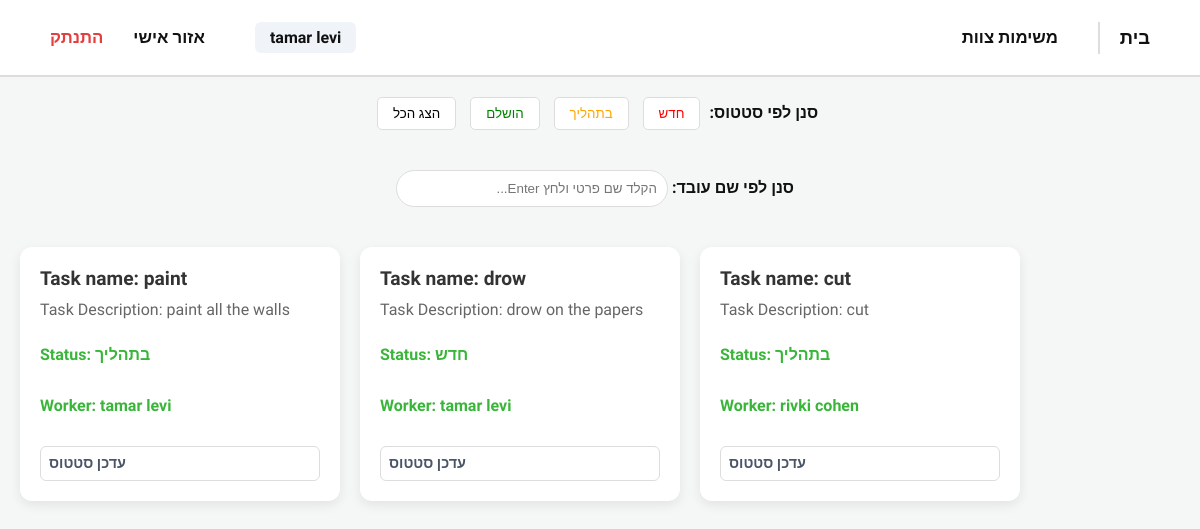
The app's page /getTeamsTasks/painters/ (signed in) with its own data.
### DjangoApp/models.py (models this page shows, shortened)
class User(AbstractUser):
    class Role(models.TextChoices):
        MANAGER = 'מנהל', 'מנהל'
        WORKER = 'עובד', 'עובד'
    id = models.AutoField(primary_key=True)
    role = models.CharField(
        max_length=20,
        choices=Role.choices,
        default=Role.WORKER
    )
    team = models.ForeignKey(
        'Team',
        on_delete=models.SET_NULL,
        null=True,
        blank=True,
        related_name="team_users"
    )
    def __str__(self):
        return f"{self.first_name} {self.last_name}"

class Task(models.Model):
    class Status(models.TextChoices):
        NEW = 'חדש', 'חדש'
        IN_PROGRESS = 'בתהליך', 'בתהליך'
        DONE = 'הושלם', 'הושלם'
    id = models.AutoField(primary_key=True)
    task_name = models.CharField(max_length=100)
    task_description = models.TextField()
    end_date = models.DateField()
    status = models.CharField(
        max_length=20,
        choices=Status.choices,
        default=Status.NEW
    )
    user = models.ForeignKey(
        'User',
        on_delete=models.SET_NULL,
        null=True,
        blank=True,
        related_name="user_tasks"
    )
    team_name = models.ForeignKey(
        'Team',
        on_delete=models.SET_NULL,
        null=True,
        blank=True,
        related_name="team_tasks"
    )

### DjangoApp/views.py (the view)
# urls.py: path('getTeamsTasks/<str:team>/', views.getTeamsTasks, name='getTeamsTasks'),
def getTeamsTasks(request, team):
    team_obj = get_object_or_404(Team, team_name=team)
    tasks = Task.objects.filter(team_name=team_obj)
    return render(request, "getAllTasks.html", {"tasks": tasks, "team": team_obj})

### templates/getAllTasks.html (shortened to what this page needs)
{% extends 'navBar.html' %}
{% block content %}
<div class="filter-section">
    <div class="filter-buttons" style="padding: 20px; text-align: center;">
        <span style="font-weight: bold; margin-right: 10px;">סנן לפי סטטוס:</span>
        <a href="{% url 'filterByStatus' 'חדש' %}"><button style="color:red">חדש</button></a>
        <a href="{% url 'filterByStatus' 'בתהליך' %}"><button style="color:orange">בתהליך</button></a>
        <a href="{% url 'filterByStatus' 'הושלם' %}"><button style="color:green">הושלם</button></a>
        {% if user.team %}
            <a href="{% url 'getTeamsTasks' user.team.team_name %}"><button>הצג הכל</button></a>
        {% else %}
            <a href="{% url 'getAllTasks' %}"><button>הצג הכל</button></a>
        {% endif %}
    </div>
    <div class="filter-input" style="padding: 20px; text-align: center;">
        <span style="font-weight: bold; margin-right: 10px;">סנן לפי שם עובד:</span>
        <input type="text" id="workerSearch" placeholder="הקלד שם פרטי ולחץ Enter..."
               style="padding: 10px; border-radius: 20px; border: 1px solid #ddd; width: 250px;"
               onkeydown="if(event.key==='Enter') window.location.href='/filterByWorker/' + this.value + '/'">
    </div>
</div>
<div class="task-container">
    {% for task in tasks %}
    <div class="task-card">
        <h1>Task name: {{ task.task_name }}</h1>
        <h2> Task Description: {{ task.task_description }}</h2>
        <p class="status-label">Status: {{ task.status }}</p>
        <p class="worker-label">Worker: {{ task.user }}</p>
        {% if user.role != "מנהל" %}
            <div class="status-updater" style="margin-top: 15px;">
                <select id="status-{{ task.id }}" onchange="location.href='/changeStatus/{{ task.id }}/' + this.value + '/'">
                    <option value="" selected disabled hidden>עדכן סטטוס</option>
                </select>
            </div>
        {% endif %}
    </div>
    {% endfor %}
</div>
{% endblock %}

### templates/navBar.html (shortened to what this page needs)
<!DOCTYPE html>
<html lang="he" dir="rtl">
<head>
</head>
<body>
    <nav>
        <div class="nav-links">
            <a href="{% url 'home' %}" class="special-link">בית</a>
            {% if user.is_authenticated %}
                {% if user.team and user.role != "מנהל"%}
                    <a href="{% url 'getTeamsTasks' team=user.team.team_name %}">משימות צוות</a>
                {% else %}
                    <span class="no-team-tag">(ללא צוות)</span>
                {% endif %}
            {% endif %}
        </div>
        <div class="nav-links">
            {% if user.is_authenticated %}
                <span class="user-greeting">{{ user.first_name }} {{ user.last_name }}</span>
                <a href="{% url 'personalArea' %}">אזור אישי</a>
                <a href="{% url 'logout' %}" class="logout-link">התנתק</a>
            {% else %}
                <a href="{% url 'login' %}">התחברות</a>
                <a href="{% url 'register' %}" class="special-link">הרשמה למערכת</a>
            {% endif %}
        </div>
    </nav>
    <div class="content">
        {% block content %}
        {% endblock %}
    </div>
</body>
</html>

### templates/navBar.html (style rules this page uses)
:root { --nav-bg: #ffffff; --text-main: #111111; --text-muted: #4a5568; --border-color: #dddddd; --accent-color: #000000; }
body { font-family: 'Assistant', sans-serif; background-color: #f4f7f6; margin: 0; color: var(--text-main); }
nav { background: var(--nav-bg); padding: 0 50px; height: 75px; display: flex; align-items: center; justify-content: space-between; border-bottom: 2px solid var(--border-color); position: sticky; top: 0; z-index: 1000; }
.nav-links { display: flex; align-items: center; gap: 30px; }
nav a { color: var(--text-main); text-decoration: none; font-size: 1.05rem; font-weight: 600; transition: all 0.2s ease; padding: 5px 0; }
.special-link { font-weight: 800 !important; font-size: 1.15rem; border-left: 2px solid var(--border-color); padding-left: 20px; margin-left: 10px; }
.user-greeting { font-size: 1rem; font-weight: 700; color: var(--text-main); background: #f0f4f8; padding: 6px 15px; border-radius: 6px; margin-left: 20px; }
.logout-link { color: #e53e3e; font-weight: 700; }
.content { max-width: 1200px; margin: 0 auto; min-height: calc(100vh - 75px); }

### templates/getAllTasks.html (style rules this page uses)
.task-container { display: flex; flex-wrap: wrap; gap: 20px; padding: 20px; direction: ltr; }
.task-card { background-color: #ffffff; border: none; border-radius: 12px; padding: 20px; width: 280px; min-height: 200px; box-shadow: 0 4px 12px rgba(0,0,0,0.08); display: flex; flex-direction: column; transition: transform 0.2s; }
.task-card h1 { font-size: 1.2rem; margin: 0 0 10px 0; color: #333; }
.task-card h2 { font-size: 1rem; color: #666; margin: 0 0 10px 0; font-weight: normal; }
.status-label { font-weight: bold; color: #39b639; }
.worker-label { font-weight: bold; color: #39b639; }
.status-updater select { width: 100%; padding: 8px; border: 1px solid #ccc; border-radius: 5px; background-color: white; cursor: pointer; font-family: inherit; }
.status-updater select { width: 100%; padding: 8px 12px; border: 1px solid #e2e8f0; border-radius: 8px; background-color: #ffffff; color: #4a5568; font-size: 0.9rem; font-weight: 600; cursor: pointer; appearance: none; transition: all 0.2s ease; }
.status-updater select { width: 100%; padding: 8px; border: 1px solid #ddd; border-radius: 6px; background-color: #fff; cursor: pointer; }
.filter-section button { padding: 8px 15px; margin: 0 5px; border-radius: 5px; border: 1px solid #ddd; background: white; cursor: pointer; }

### records on screen
User: first_name "tamar", last_name "levi"
Task: task_name "paint", task_description "paint all the walls", status "בתהליך", user "tamar levi"
Task: task_name "drow", task_description "drow on the papers", status "חדש", user "tamar levi"
Task: task_name "cut", task_description "cut", status "בתהליך", user "rivki cohen"
